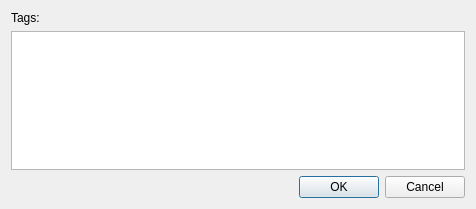
<?xml version="1.0" encoding="UTF-8"?>
<ui version="4.0">
 <class>clUI_AllReminders_Dialog_EditTags</class>
 <widget class="QDialog" name="clUI_AllReminders_Dialog_EditTags">
  <property name="geometry">
   <rect>
    <x>0</x>
    <y>0</y>
    <width>476</width>
    <height>209</height>
   </rect>
  </property>
  <property name="windowTitle">
   <string>Edit Tags</string>
  </property>
  <layout class="QVBoxLayout" name="verticalLayout">
   <item>
    <widget class="QLabel" name="label">
     <property name="text">
      <string>Tags:</string>
     </property>
    </widget>
   </item>
   <item>
    <widget class="QListWidget" name="listWidget">
     <property name="flow">
      <enum>QListView::LeftToRight</enum>
     </property>
     <property name="isWrapping" stdset="0">
      <bool>true</bool>
     </property>
     <property name="resizeMode">
      <enum>QListView::Adjust</enum>
     </property>
    </widget>
   </item>
   <item>
    <widget class="QDialogButtonBox" name="buttonBox">
     <property name="orientation">
      <enum>Qt::Horizontal</enum>
     </property>
     <property name="standardButtons">
      <set>QDialogButtonBox::Cancel|QDialogButtonBox::Ok</set>
     </property>
    </widget>
   </item>
  </layout>
 </widget>
 <resources/>
 <connections>
  <connection>
   <sender>buttonBox</sender>
   <signal>accepted()</signal>
   <receiver>clUI_AllReminders_Dialog_EditTags</receiver>
   <slot>accept()</slot>
   <hints>
    <hint type="sourcelabel">
     <x>248</x>
     <y>254</y>
    </hint>
    <hint type="destinationlabel">
     <x>157</x>
     <y>274</y>
    </hint>
   </hints>
  </connection>
  <connection>
   <sender>buttonBox</sender>
   <signal>rejected()</signal>
   <receiver>clUI_AllReminders_Dialog_EditTags</receiver>
   <slot>reject()</slot>
   <hints>
    <hint type="sourcelabel">
     <x>316</x>
     <y>260</y>
    </hint>
    <hint type="destinationlabel">
     <x>286</x>
     <y>274</y>
    </hint>
   </hints>
  </connection>
 </connections>
</ui>
